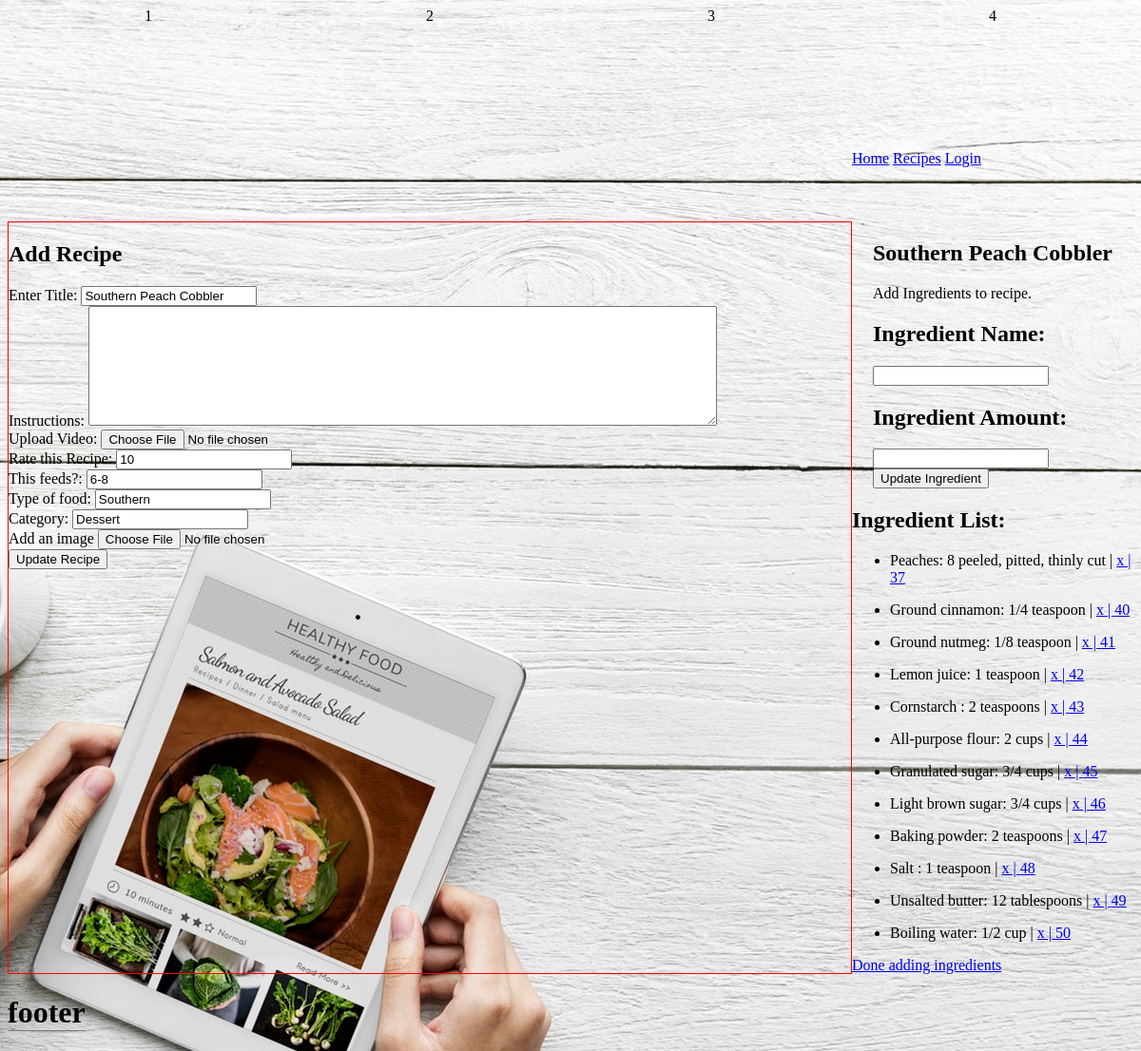
The page /updateRecipe/14 on the database its author committed.
### recipe/models.py (models this page shows, shortened)
class Recipe(models.Model):
    recipe_title = models.CharField(max_length=200)
    recipe_instructions = models.TextField()
    recipe_author = models.CharField(max_length=200)
    recipe_video = models.FileField(upload_to='uploads/', default=None)
    recipe_rate = models.IntegerField(default=0)
    recipe_feeds = models.CharField(max_length=200)
    recipe_type = models.CharField(max_length=200)
    recipe_category = models.CharField(max_length=200)
    pub_date = models.DateTimeField(auto_now=False, auto_now_add=True)
    recipe_img = models.FileField(upload_to='uploads/', default=None)
    objects = RecipeManager()

class Ingredient(models.Model):
    ingredient_name = models.CharField(max_length=200)
    ingredient_amt = models.CharField(max_length=200, default=None)
    recipe = models.ForeignKey(Recipe, on_delete=models.CASCADE)
    objects = IngredientManager()

### recipe/views.py (the view)
# urls.py: url(r'^updateRecipe/(?P<id>\d+)$', views.update_recipe),
def update_recipe(request, id):
    recipe = Recipe.objects.get(pk=id)
    ingredients = Ingredient.objects.filter(recipe__id=id)
    context = {
        'recipe': recipe,
        'ingredients': ingredients,
    }
    return render(request, 'recipe/update_recipe.html', context)

### recipe/templates/recipe/update_recipe.html (shortened to what this page needs)
{% extends 'recipe/base.html' %}
{% block content%}
    <main>
      <h2>Add Recipe</h2>
      <form action="/update/{{recipe.id}}" method="post">
        <label for="">Enter Title:</label>
        <input type="text" name="recipe_title" value="{{recipe.recipe_title}}"><br>
        <label for="">Instructions:</label>
        <textarea name="recipe_instructions" rows="8" cols="80" value="{{recipe.recipe_instructions}}"></textarea><br>
        <label for="">Upload Video:</label>
        <input type="file" name="recipe_video" value="{{recipe.recipe_video}}"><br>
        <label for="">Rate this Recipe:</label>
        <input type="number" name="recipe_rate" value="{{recipe.recipe_rate}}"><br>
        <label for="">This feeds?:</label>
        <input type="text" name="recipe_feeds" value="{{recipe.recipe_feeds}}"><br>
        <label for="">Type of food:</label>
        <input type="text" name="recipe_type" value="{{recipe.recipe_type}}"><br>
        <label for="">Category:</label>
        <input type="text" name="recipe_category" value="{{recipe.recipe_category}}"><br>
        <label for="">Add an image</label>
        <input type="file" name="recipe_img" value="{{recipe.recipe_img}}"><br>
        <input class="submitButton" type="submit" value="Update Recipe">
      </form>
    </main>
    <div class="rtSidebar">
      <div class="add_ingredients">
        <h2>{{ recipe.recipe_title }}</h2>
        <form action="/updateIngredient/{{ recipe.id }}" method="post">
          <label for="">Add Ingredients to recipe.</label>
          <h2>Ingredient Name:</h2> <input type="text" name="ingredient_name" >
          <h2>Ingredient Amount:</h2> <input type="text" name="ingredient_amt"><br>
          <input type="submit" value="Update Ingredient">
        </form>
      </div>
      <div class="ingredient_list">
        <h2>Ingredient List:</h2>
        {% for x in ingredients %}
          <ul>
            <li>{{ x.ingredient_name }}: {{ x.ingredient_amt }} | <a href="/deleteIngredient/{{ x.id }}">x | {{x.id}}</a></li>
          </ul>
        {% endfor %}
        <a href="/show/{{ recipe.id }}">Done adding ingredients</a>
      </div>
    </div>
{% endblock %}

### recipe/static/recipe/styles_4.css (style rules this page uses)
body { background-image: url('images/show_bg.jpeg'); background-attachment: fixed; background-repeat: none; background-position: center; }
main { border: 1px solid red; grid-area: main; grid-row: span 2; }
.rtSidebar { grid-area: rtSidebar; grid-row: span 2; display: grid; justify-items: center; }

### rows shown on the page
Recipe: recipe_title "Southern Peach Cobbler", recipe_rate "10", recipe_feeds "6-8", recipe_type "Southern", recipe_category "Dessert"
Ingredient: ingredient_name "Peaches", ingredient_amt "8 peeled, pitted, thinly cut", id "37"
Ingredient: ingredient_name "Ground cinnamon", ingredient_amt "1/4 teaspoon", id "40"
Ingredient: ingredient_name "Ground nutmeg", ingredient_amt "1/8 teaspoon", id "41"
Ingredient: ingredient_name "Lemon juice", ingredient_amt "1 teaspoon", id "42"
Ingredient: ingredient_name "Cornstarch", ingredient_amt "2 teaspoons", id "43"
Ingredient: ingredient_name "All-purpose flour", ingredient_amt "2 cups", id "44"
Ingredient: ingredient_name "Granulated sugar", ingredient_amt "3/4 cups", id "45"
Ingredient: ingredient_name "Light brown sugar", ingredient_amt "3/4 cups", id "46"
Ingredient: ingredient_name "Baking powder", ingredient_amt "2 teaspoons", id "47"
Ingredient: ingredient_name "Salt", ingredient_amt "1 teaspoon", id "48"
Ingredient: ingredient_name "Unsalted butter", ingredient_amt "12 tablespoons", id "49"
Ingredient: ingredient_name "Boiling water", ingredient_amt "1/2 cup", id "50"
